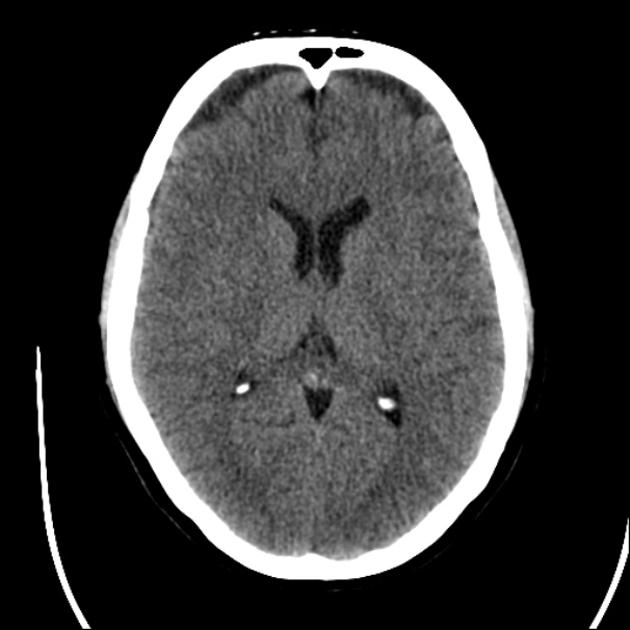
#> input picture 김남우 교수님/BrainCT_C_PY_Verilog-main/BrainCT_C_PY_Verilog-main/motionblur/brainct_001.bmp, 630 x 630 px
$ python motionblur.py
#> lines starting #> are read from the running program, lines starting #| are printed output that depends on the picture

import os, argparse
from PIL import Image
import numpy as np

W,H=630,630

def save_bmp_gray(path, arr):
    Image.fromarray(arr.astype(np.uint8), mode='L').save(path)

def save_mem(path, arr):
    with open(path, "wb") as f:
        for v in arr.reshape(-1):
            f.write(f"{int(v):02X}\r\n".encode("ascii"))

def load_bmp_to_gray(path):
#> called with path = 'brainct_001.bmp'
    im = Image.open(path).convert('L').resize((W,H))
    return np.array(im, dtype=np.uint8)

def motionblur9(a):
    # pad 4 columns on both sides
    p = np.pad(a, ((0,0),(4,4)), mode='edge').astype(np.int32)
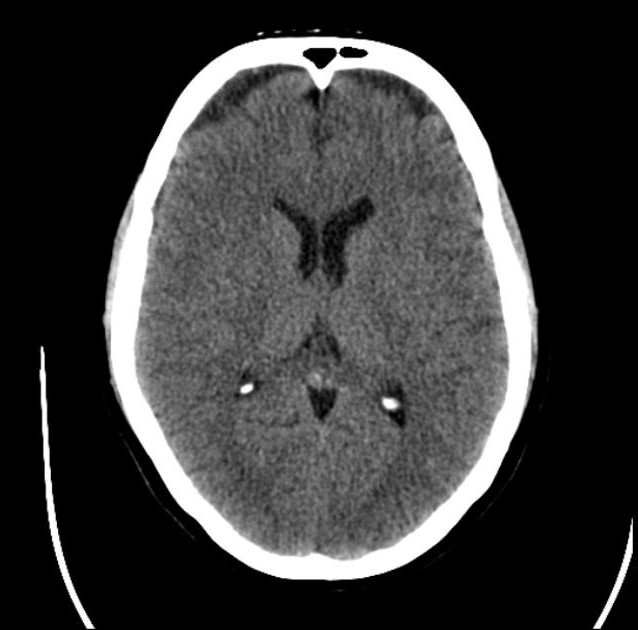
#> p: shape (630, 638) int32; min 0, max 255, mean 58.4
    s = ( p[:,0:W] + p[:,1:W+1] + p[:,2:W+2] + p[:,3:W+3] + p[:,4:W+4]
        +  p[:,5:W+5] + p[:,6:W+6] + p[:,7:W+7] + p[:,8:W+8] )
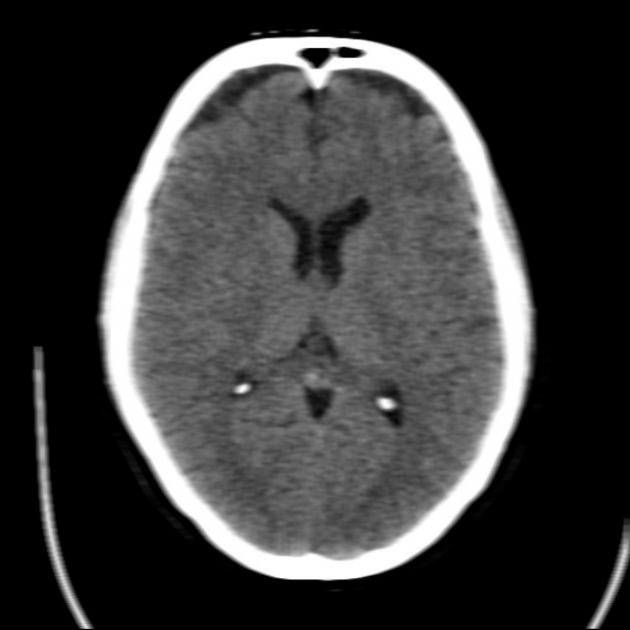
#> s: shape (630, 630) int32; min 0, max 2295, mean 532.6; drawn with min black and max white
    s = (s // 9).clip(0,255).astype(np.uint8)  # integer truncation
    return s

def main():
    ap = argparse.ArgumentParser()
    ap.add_argument("--in", dest="input", default="brainct_001.bmp")  # ← dest 지정
    ap.add_argument("--outdir", default=".")
    args = ap.parse_args()

    os.makedirs(args.outdir, exist_ok=True)
    g = load_bmp_to_gray(args.input)  # ← 수정됨
    o = motionblur9(g)

    save_bmp_gray(os.path.join(args.outdir, "output_grayscale-py.bmp"), g)
    save_bmp_gray(os.path.join(args.outdir, "output_motionblur-py.bmp"), o)
    save_mem(os.path.join(args.outdir, "output_motionblur-py.mem"), o)
    print("Done PY: motion-blur")

if __name__=="__main__":
    main()
